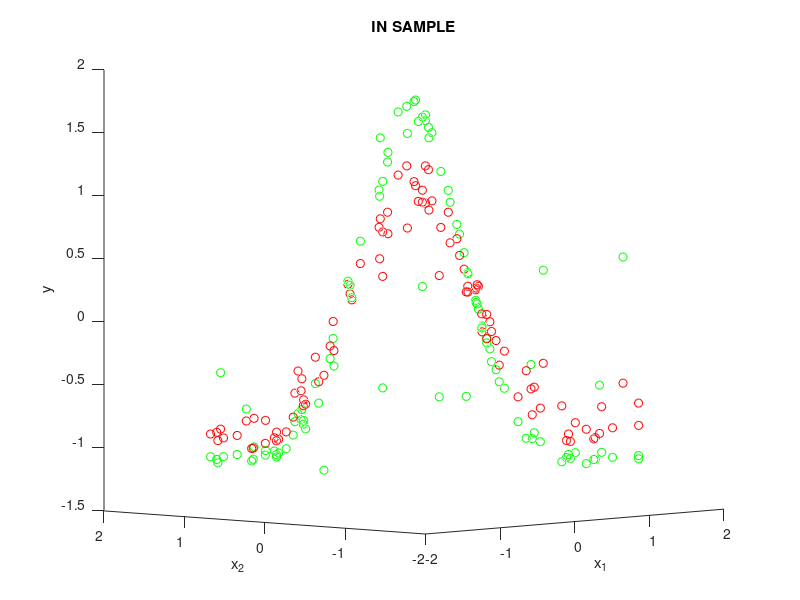
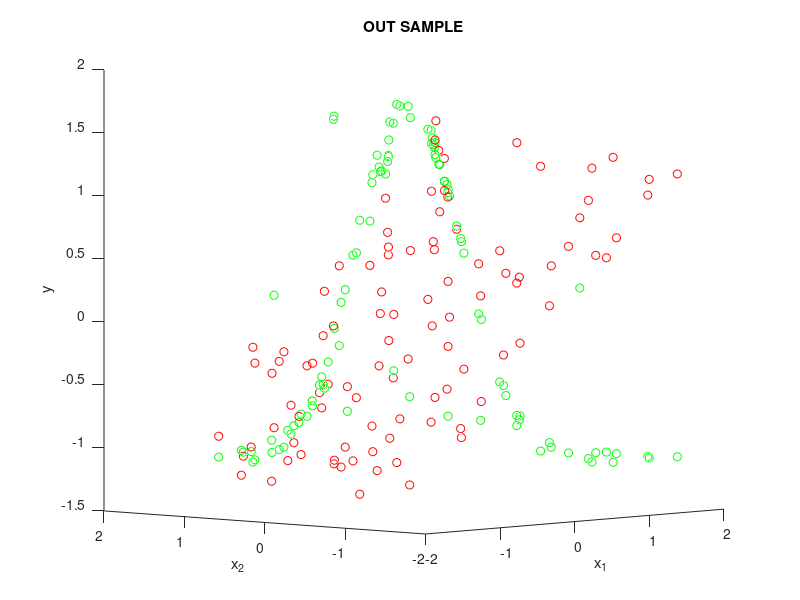

Write MATLAB code to recreate these figures, in order.
% Process Sample Dataset
% double_perovskites_gap.csv
clear all;clc;

data=zscore(csvread('GaussianData.csv'));
x=data(:,1:end-1);
y=data(:,end);

N = length(y);

%random shuffle
shuffled_indexes = randperm(N);
x = x(shuffled_indexes,:);
y = y(shuffled_indexes,:);

%train split amount
t_split = 0.5;

%test/train split
N_test = N-(N*t_split);
N_train = N-N_test;

x_test = x((N*t_split)+1:end,:);
x_train = x(1:(N*t_split),:);

y_test = y((N*t_split)+1:end,:);
y_train = y(1:(N*t_split),:);


%gaussian
K_gauss=zeros(N_train,N_train);
for j=1:N_train
 for i=1:N_train
    K_gauss(i,j)=exp(-norm(x_train(j,:)-x_train(i,:)));
 end
end

y_predicted_sample=zeros(N_train,1);
y_predicted=zeros(N_test,1);

intvl=0.1;

in_sample_error = zeros(1/intvl,1);
out_sample_error = zeros(1/intvl,1);

for lambda=intvl:intvl:1
    fprintf('On iteration: %d of %d\n',int32((lambda/intvl)),(1/intvl));
    for i=1:N_train
        if mod(i,50) == 0
            fprintf('Training on Sample: %d of %d\n',i,N_train);
        end
        y_predicted_sample(i,1)= y_train'*((K_gauss+ lambda*eye(N_train))\K_gauss(i,:)');
    end
    in_sample_error(int32(lambda/intvl)) = norm(y_predicted_sample-y_train)^2/N_train;
    
    for i=1:N_test
        y_predicted(i,1)= y_train'*((K_gauss+ lambda*eye(N_train))\(x_train*(x_test(i,:)')));
    end
    out_sample_error(int32(lambda/intvl)) = norm(y_predicted-y_test)^2/N_test;
end


%in sample
figure
hold on

scatter3(x_train(:,1),x_train(:,2),y_train,'g')
scatter3(x_train(:,1),x_train(:,2),y_predicted_sample,'r')

title('IN SAMPLE')
xlabel({'x_1'})
ylabel({'x_2'})
zlabel('y')
view([-47.1 4.4])

hold off

%out of sample
figure
hold on

scatter3(x_test(:,1),x_test(:,2),y_test,'g')
scatter3(x_test(:,1),x_test(:,2),y_predicted,'r')

title('OUT SAMPLE')
xlabel({'x_1'})
ylabel({'x_2'})
zlabel('y')
view([-47.1 4.4])

hold off